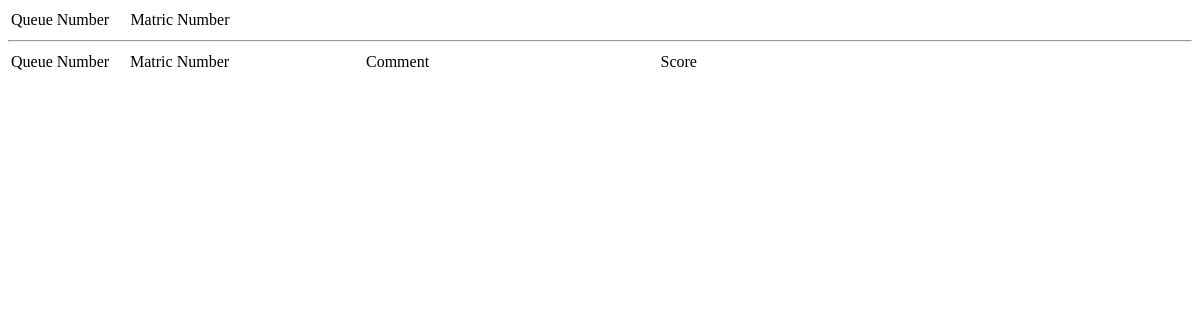
Page /interviewer/SULOG/ on the earlier database version.
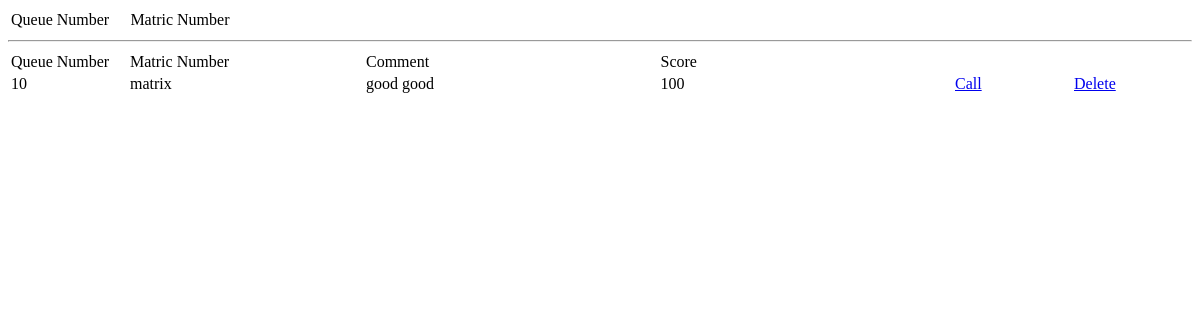
Same page on the later database version.
### interviewee/models.py (models this page shows, shortened)
class Interviewee(models.Model):
	group = models.ForeignKey(interviewer_models.InterviewGroup)
	department = models.ForeignKey(interviewer_models.InterviewDepartment)
	queuenum = models.IntegerField(default = 0)
	matric = models.CharField(max_length = 200)
	name = models.CharField(max_length = 200)
	year = models.CharField(max_length = 200)
	major = models.CharField(max_length = 200)
	phone = models.CharField(max_length = 200)
	status = models.IntegerField(default = 0)
	score = models.IntegerField(default = 0, blank = True)
	last_action = models.DateTimeField(default = datetime.now)
	comment = models.TextField(blank = True)

### interviewer/views.py (the view, shortened to what this page needs)
# urls.py: url(r'^(?P<code>\w+)/$', views.queuelist, name='queuelist'),
def queuelist(request, code):
	w = InterviewDepartment.objects.get(code = code)
	if (w.status == 1):
		form = CallingForm(queuenum = w.status_desc)
		return render(request, 'queuelist/call.html', {'form' : form, 'queuenum' : w.status_desc, 'last_action' : w.last_action})
	elif(w.status == 2):
		form = InterviewForm(queuenum = w.status_desc, code = w.code)
		studentinfo = interviewee_models.objects.get(department__code = code, queuenum = w.status_desc)
		return render(request, 'queuelist/interview.html', {'form' : form, 'studentinfo' : studentinfo, 'queuenum' : w.status_desc,})
	pendingstudent = []
	finishedstudent = []
	ret = ""
	for e in interviewee_models.objects.filter(department__code = code).order_by('queuenum'):
		queuestudent = []
		queuestudent.append(e.queuenum)
		queuestudent.append(e.matric)
		if (e.status == 0):
			pendingstudent.append(queuestudent)
		elif (e.status == 3):
			queuestudent.append(e.comment)
			queuestudent.append(e.score)
			finishedstudent.append(queuestudent)
	return render(request, 'queuelist/index.html', {'pending' : pendingstudent, 'finished' : finishedstudent,})

### interviewer/templates/queuelist/index.html (shortened to what this page needs)
<table style="width:100%">
<tr>
	<td style = "width:10%">Queue Number</td>
	<td style = "width:70%">Matric Number</td>
    <td style = "width:10%"></td>
    <td style = "width:10%"></td>
</tr>
</table>
<hr>
<table style="width:100%">
<tr>
	<td style = "width:10%">Queue Number</td>
	<td style = "width:20%">Matric Number</td>
    <td style = "width:25%">Comment</td>
    <td style = "width:25%">Score</td>
    <td style = "width:10%"></td>
    <td style = "width:10%"></td>
</tr>
{% for w in finished %}
<tr>
	<td>{{ w.0 }}</td>
	<td>{{ w.1 }}</td>
	<td>{{ w.2 }}</td>
	<td>{{ w.3 }}</td>
    <td><a href="./CALL/{{ w.0 }}">Call</a></td>
    <td><a href="./DELETE/{{ w.0 }}" onClick="return confirm('Are you sure want to delete?');">Delete</a>
</tr>
{% endfor %}
</table>

Differences in the rows shown:
added Interviewee: matric "matrix", comment "good good"
Other differences:
new list line: "10 100 Call Delete"
